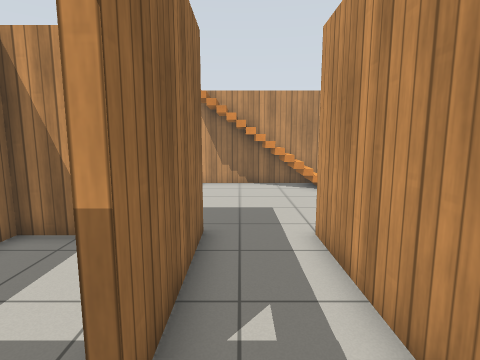
View 1 (above)

24 first-person views from a walk through a Gazebo world. The camera is 1.2 m above the floor, tilts 8° down and sees 80° across. The floor is counted in squares, 0.5 m on a side. Each view is taken from the middle of a square. On the plan, view 1 faces up. The plan holds only what a view shows up to about 18 squares ahead; the rest is blank. Simple patterns stand in for the simulator's built-in surfaces.

View 2
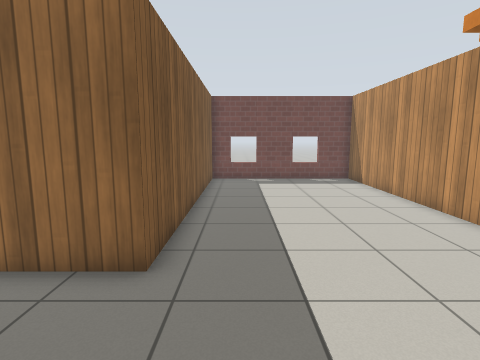

View 3
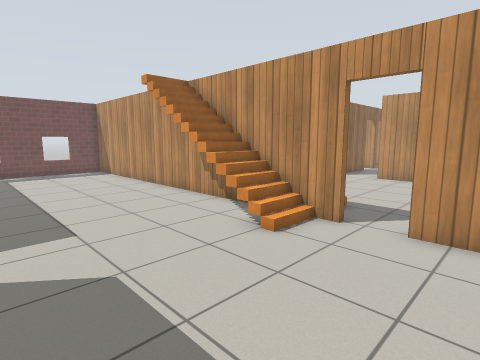

View 4
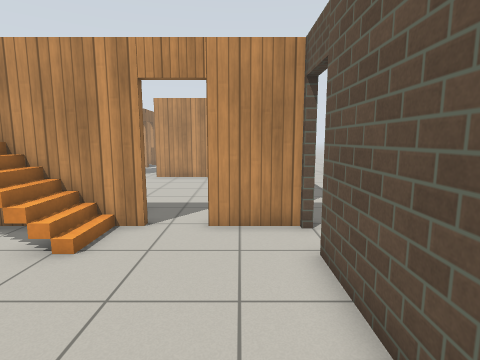

View 5
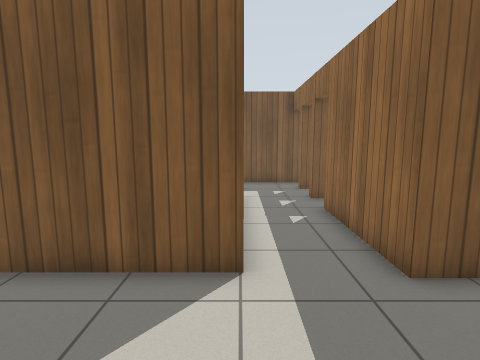

View 6
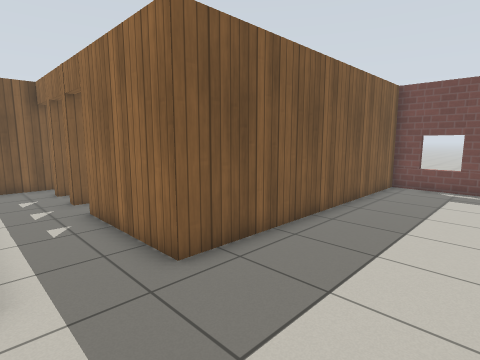

View 7
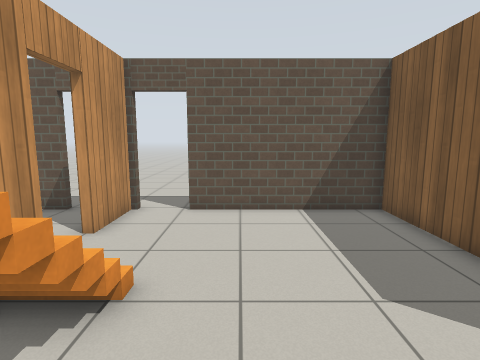

View 8
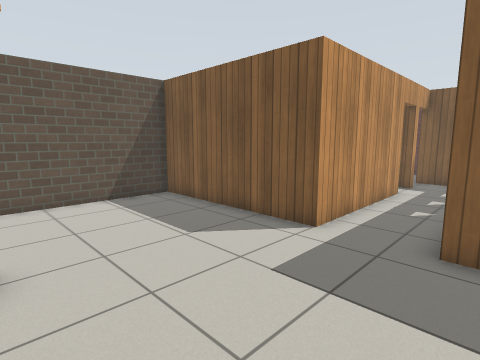

View 9
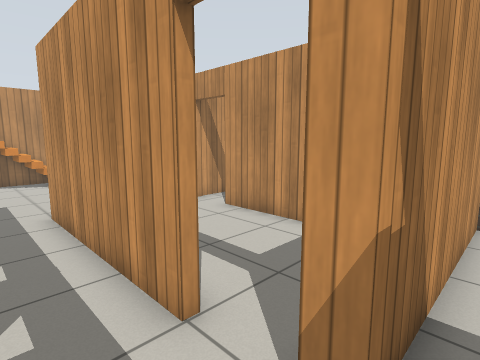

View 10
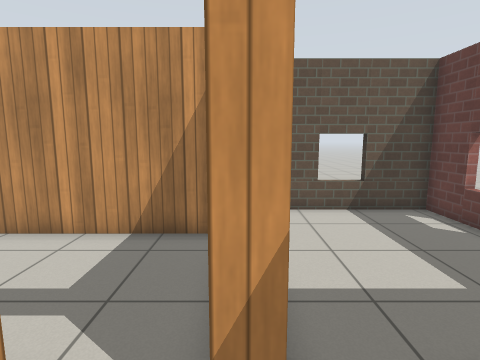

View 11
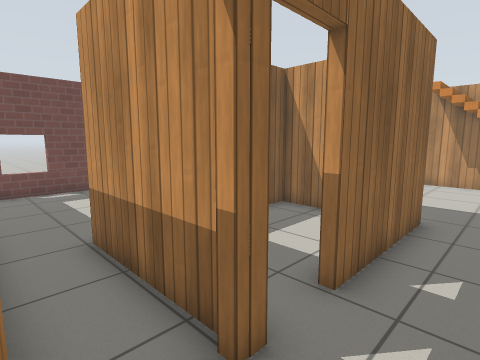

View 12
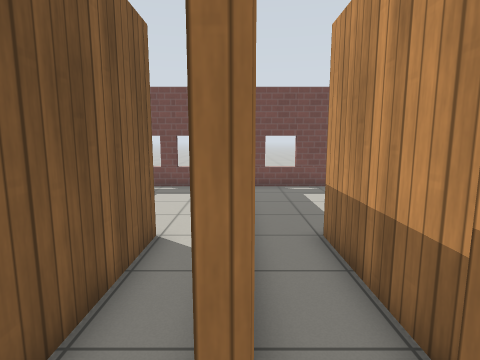

View 13
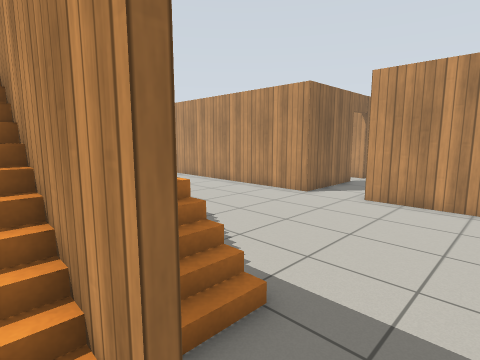

View 14
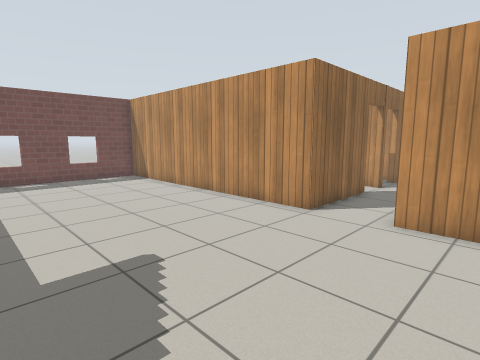

View 15
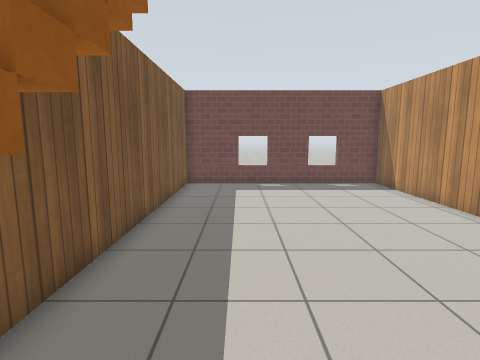

View 16
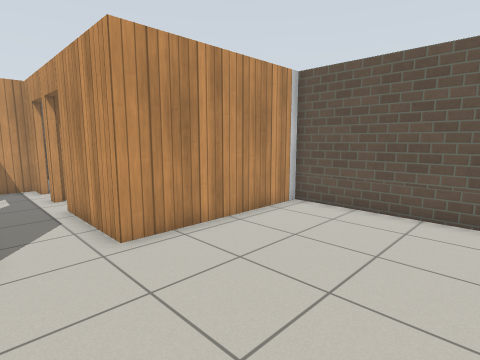

View 17
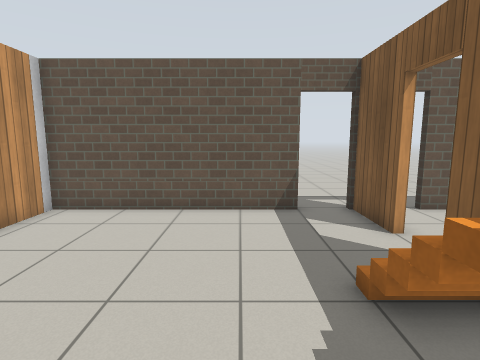

View 18
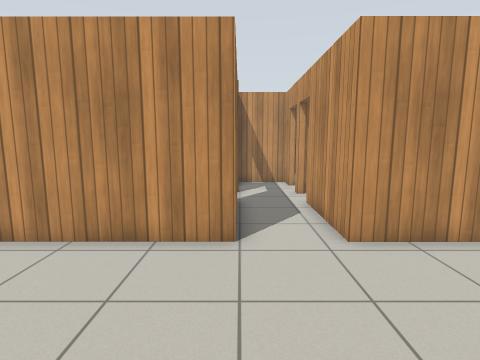

View 19
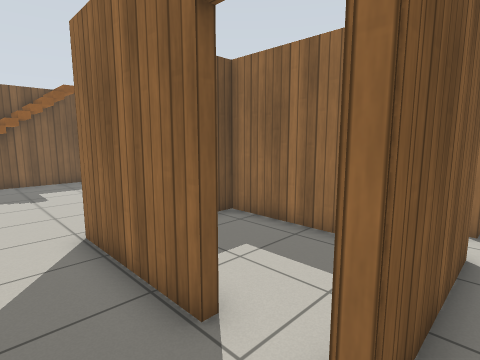

View 20
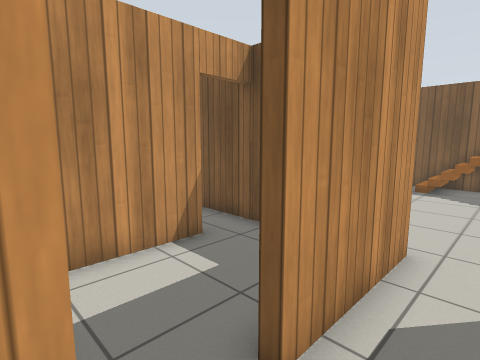

View 21
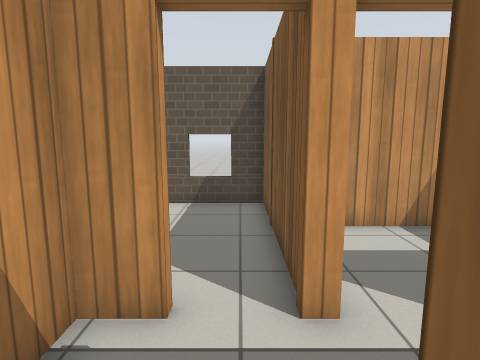

View 22
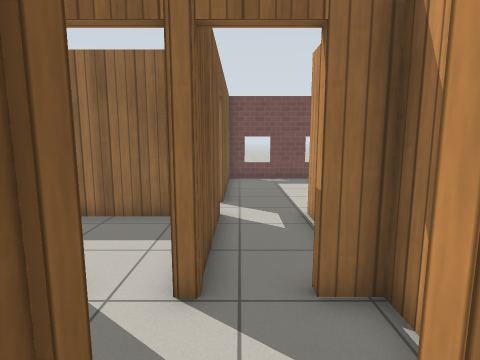

View 23
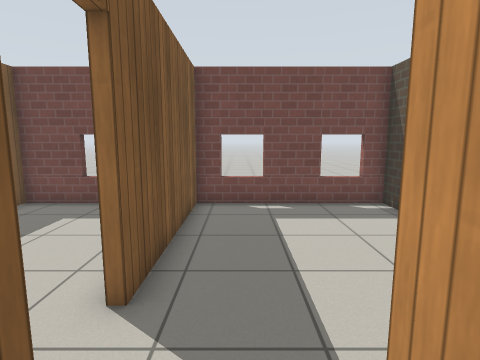

View 24
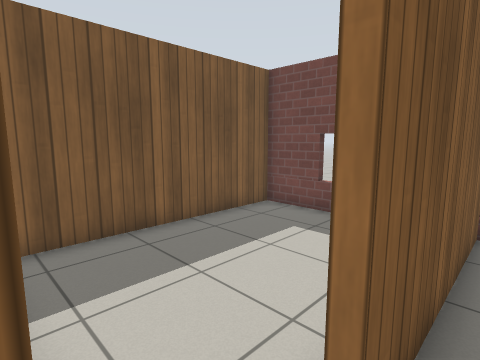

### Floor plan
Points are (right, up) in squares from view 1. A wall is a line through its corners. A room is listed if a view was taken in it or the views show most of it. See-through windows are left out.
Room 1 (views 1, 2, 3, 4, 5, 6, 7, 8, 9, 10, 11, 12, 13)
walls: (5.4, 15.8) (-13.7, 15.8) (-13.7, 7.3) (-1, 7.3) (-1, 2.1); (-1, 0.4) (-1, -0.1); (1.9, 0) (1.9, 7.1) (9.7, 7.1) (9.7, 13.9); (-1, -1.9) (-1, -2.4); (1.9, -2.3) (1.9, -1.9); (9.7, 15.8) (7, 15.8); (-1, -4.1) (2.2, -4.1)
ways out: open door at (6.5, 16) to room 2; open door at (2, -0.5) to room 6; open door at (-1, -1); open door at (2, -3.5); open door at (10, 14.5)
objects: stairs (-1, 14)
Room 2 (views 14, 15, 16, 17, 18, 19, 20)
walls: (2.5, 16.1) (5.4, 16.1); (-0.1, 31.2) (-0.1, 26.5) (-13.7, 26.5) (-13.7, 16.1) (0.2, 16.1); (7, 16.1) (10, 16.1); (2.6, 32.6) (2.6, 33.2); (-0.1, 33.4) (-0.1, 33.1); (9.7, 17.9) (9.7, 26.5) (2.6, 26.5) (2.6, 30.9); (2.6, 35) (2.6, 36.2) (-0.1, 36.2) (-0.1, 35.2)
ways out: open door at (6.5, 16) to room 1; open door at (0, 33.5) to room 3; open door at (3, 34.5) to room 4; open door at (3, 31.5) to room 8; open door at (7, 27.5); open door at (10, 17.5)
Room 3 (views 21, 23, 24)
walls: (-5.1, 33.4) (-0.1, 33.4); (-4.1, 36.2) (-5.3, 36.2); (-12.5, 40.5) (-13.7, 40.5) (-13.7, 33.4) (-6.8, 33.4)
ways out: open door at (0, 33.5) to room 2; open door at (-5.5, 33) to room 5
Room 4 (view 22)
walls: (2.6, 33.2) (9.7, 33.2) (9.7, 36.8)
ways out: open door at (3, 34.5) to room 2
Room 5 (no view inside)
walls: (-13.7, 29.6) (-13.7, 26.8) (-5.8, 26.8)
ways out: open door at (-5.5, 33) to room 3
Room 6 (no view inside)
walls: (7.1, -1.2) (7.1, 5)
ways out: open door at (2, -0.5) to room 1; open door at (7, 5.5)
Room 7 (no view inside)
walls: (-4.8, 31.9) (-4.8, 26.8) (-4, 26.8); (-0.1, 33.1) (-0.9, 33.1)
Room 8 (no view inside)
walls: (6.7, 28.5) (6.7, 31.8)
ways out: open door at (3, 31.5) to room 2

Positions as (right, up) in squares from view 1, and headings:
1: (0, 0), facing up
2: (4, 9), facing left
3: (9, 8), facing up-left
4: (8, 8), facing up
5: (2, 12), facing down
6: (2, 12), facing down-left
7: (0, 12), facing right
8: (-2, 14), facing down-right
9: (0, -3), facing up-right
10: (0, -2), facing right
11: (1, -2), facing up-left
12: (1, -2), facing left
13: (7, 15), facing up-left
14: (5, 18), facing up-left
15: (2, 19), facing left
16: (0, 20), facing up-right
17: (0, 20), facing right
18: (0, 20), facing up
19: (2, 34), facing down-left
20: (1, 33), facing down-right
21: (-1, 34), facing right
22: (4, 34), facing left
23: (-3, 35), facing left
24: (-5, 34), facing down-left
